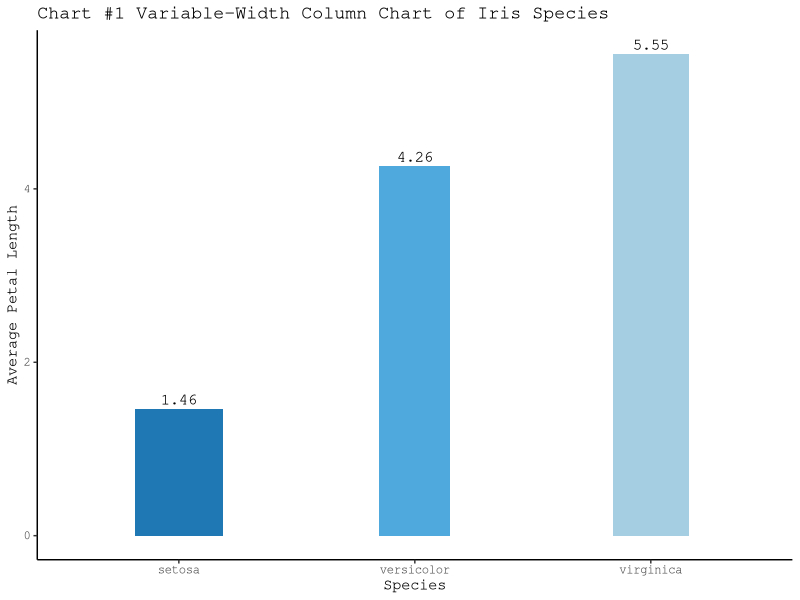
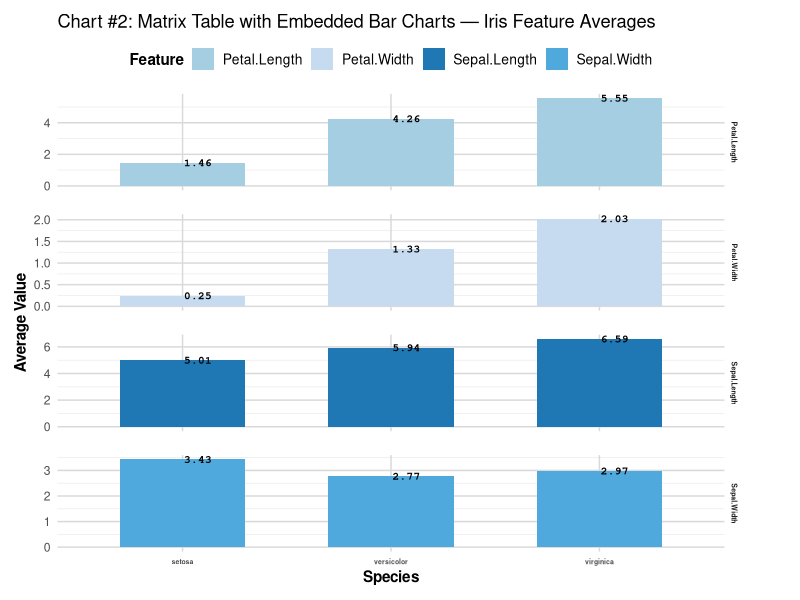
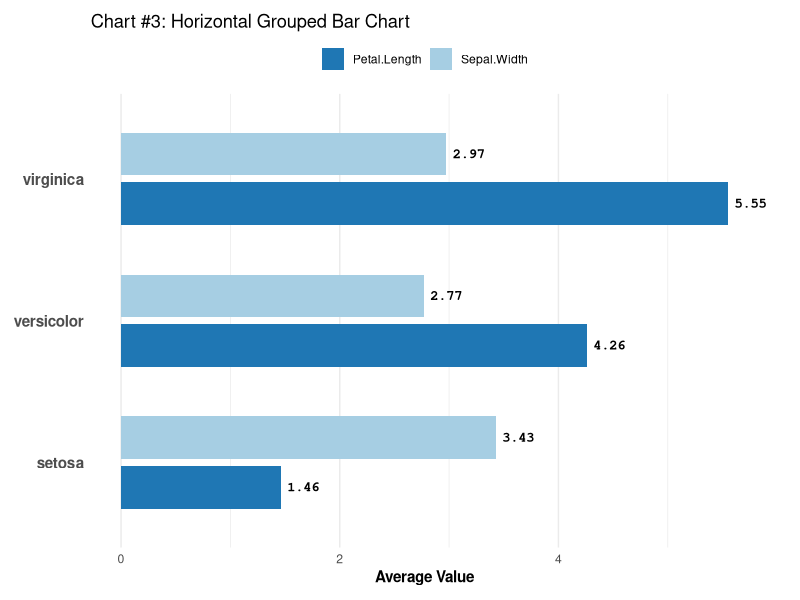
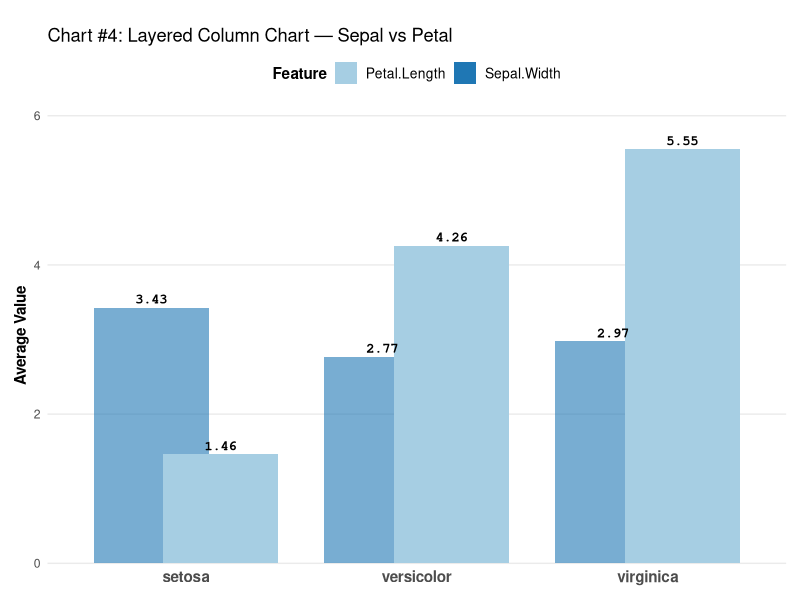

Write the R code that produced these figures, in order.
## ---- chunk 1
library(ggplot2)
data("iris")
iris_summary <- aggregate(cbind(Sepal.Width, Petal.Length) ~ Species, data = iris, FUN = mean)
iris_summary$NormWidth <- iris_summary$Sepal.Width / sum(iris_summary$Sepal.Width)
ggplot(iris_summary, aes(x = Species, y = Petal.Length)) +
  geom_col(aes(width = NormWidth, fill = Species)) +
  geom_text(aes(label = round(Petal.Length, 2)), vjust = -0.5, size = 4, family = "mono") +
  scale_fill_manual(values = c(setosa = "#1f77b4", versicolor = "#4fa9dc", virginica = "#a6cee3")) +
  labs(title = "Chart #1 Variable-Width Column Chart of Iris Species", x = "Species", y = "Average Petal Length") +
  theme_classic(base_family = "mono") +
  theme(legend.position = "none")

## ---- chunk 2
d <- aggregate(cbind(Sepal.Length, Sepal.Width, Petal.Length, Petal.Width) ~ Species, iris, mean)
d <- reshape(d, list(2:5), v.names = "Value", timevar = "Feature", times = names(d)[2:5], direction = "long")

ggplot(d, aes(x = Species, y = Value, fill = Feature)) +
  geom_col(width = 0.6) +
  geom_text(aes(label = round(Value, 2)), hjust = -0.05, size = 2.8, family = "mono", fontface = "bold", color = "black") +
  facet_grid(Feature ~ ., scales = "free") +
  scale_fill_manual(values = c(Sepal.Length = "#1f77b4", Sepal.Width = "#4fa9dc", Petal.Length = "#a6cee3", Petal.Width = "#c6dbef")) +
  labs(title = "Chart #2: Matrix Table with Embedded Bar Charts — Iris Feature Averages", x = "Species", y = "Average Value", fill = "Feature") +
  coord_cartesian(clip = "off") +
  theme_minimal(base_family = "sans") +
  theme(strip.text = element_text(face = "bold", size = 5),
        axis.text.x = element_text(face = "bold", size = 5),
        axis.title.x = element_text(face = "bold"),
        axis.title.y = element_text(face = "bold"),
        panel.grid.major = element_line(color = "gray85"),
        panel.spacing.y = unit(1.2, "lines"),
        plot.margin = margin(10, 40, 10, 10),
        legend.position = "top",
        legend.title = element_text(face = "bold"),
        legend.text = element_text(size = 10))

## ---- chunk 3
library(ggplot2)
data("iris")
d <- aggregate(cbind(Sepal.Width, Petal.Length) ~ Species, iris, mean)
d_long <- reshape(d, varying = list(names(d)[2:3]), v.names = "Value",
                  timevar = "Variable", times = names(d)[2:3], direction = "long")
ggplot(d_long, aes(x = Value, y = Species, fill = Variable)) +
  geom_col(position = position_dodge(0.7), width = 0.6) +
  geom_text(aes(label = round(Value, 2)), position = position_dodge(0.7),
            hjust = -0.2, size = 3.5, family = "mono", fontface = "bold", color = "black") +
  scale_fill_manual(values = c(Sepal.Width = "#a6cee3", Petal.Length = "#1f77b4")) +
  labs(title = "Chart #3: Horizontal Grouped Bar Chart", x = "Average Value", y = NULL) +
  coord_cartesian(clip = "off") +
  theme_minimal(base_family = "sans") +
  theme(axis.text.y = element_text(face = "bold", size = 11),
        axis.title.x = element_text(face = "bold"),
        legend.title = element_blank(),
        legend.position = "top",
        plot.margin = margin(10, 30, 10, 10),
        panel.grid.major.y = element_blank())

## ---- chunk 4
library(ggplot2); data("iris")

d <- aggregate(cbind(Sepal.Width, Petal.Length) ~ Species, iris, mean)
d <- reshape(d, list(2:3), v.names = "Value", timevar = "Variable",
             times = names(d)[2:3], direction = "long")
d$Layer <- d$Variable

ggplot(d, aes(x = Species, y = Value, fill = Layer)) +
  geom_col(position = position_nudge(x = ifelse(d$Layer == "Sepal.Width", -0.15, 0.15)),
           width = 0.5, alpha = ifelse(d$Layer == "Sepal.Width", 0.6, 1)) +
  geom_text(aes(label = round(Value, 2)),
            position = position_nudge(x = ifelse(d$Layer == "Sepal.Width", -0.15, 0.15)),
            vjust = -0.5, size = 3.5, family = "mono", fontface = "bold", color = "black") +
  scale_fill_manual(values = c(Sepal.Width = "#1f77b4", Petal.Length = "#a6cee3")) +
  scale_y_continuous(expand = expansion(mult = c(0, 0.1))) +
  coord_cartesian(clip = "off") +
  labs(title = "Chart #4: Layered Column Chart — Sepal vs Petal", x = NULL, y = "Average Value", fill = "Feature") +
  theme_minimal(base_family = "sans") +
  theme(axis.text.x = element_text(face = "bold", size = 11),
        axis.title.y = element_text(face = "bold"),
        panel.grid.major.x = element_blank(),
        panel.grid.minor = element_blank(),
        legend.position = "top",
        legend.title = element_text(face = "bold"),
        legend.text = element_text(size = 10),
        plot.margin = margin(t = 20, r = 10, b = 10, l = 10))
